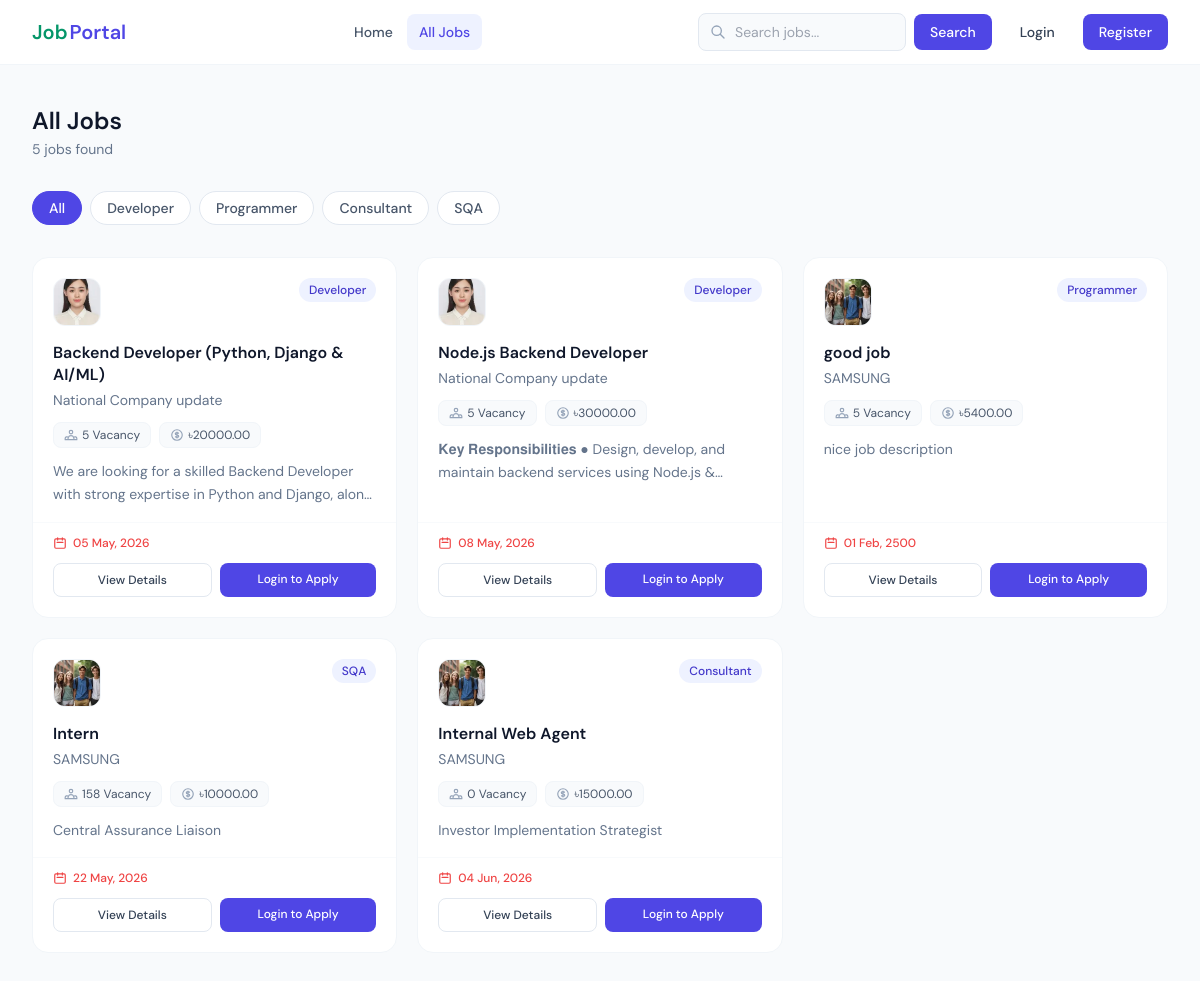
Page /job-list/ on the earlier database version.
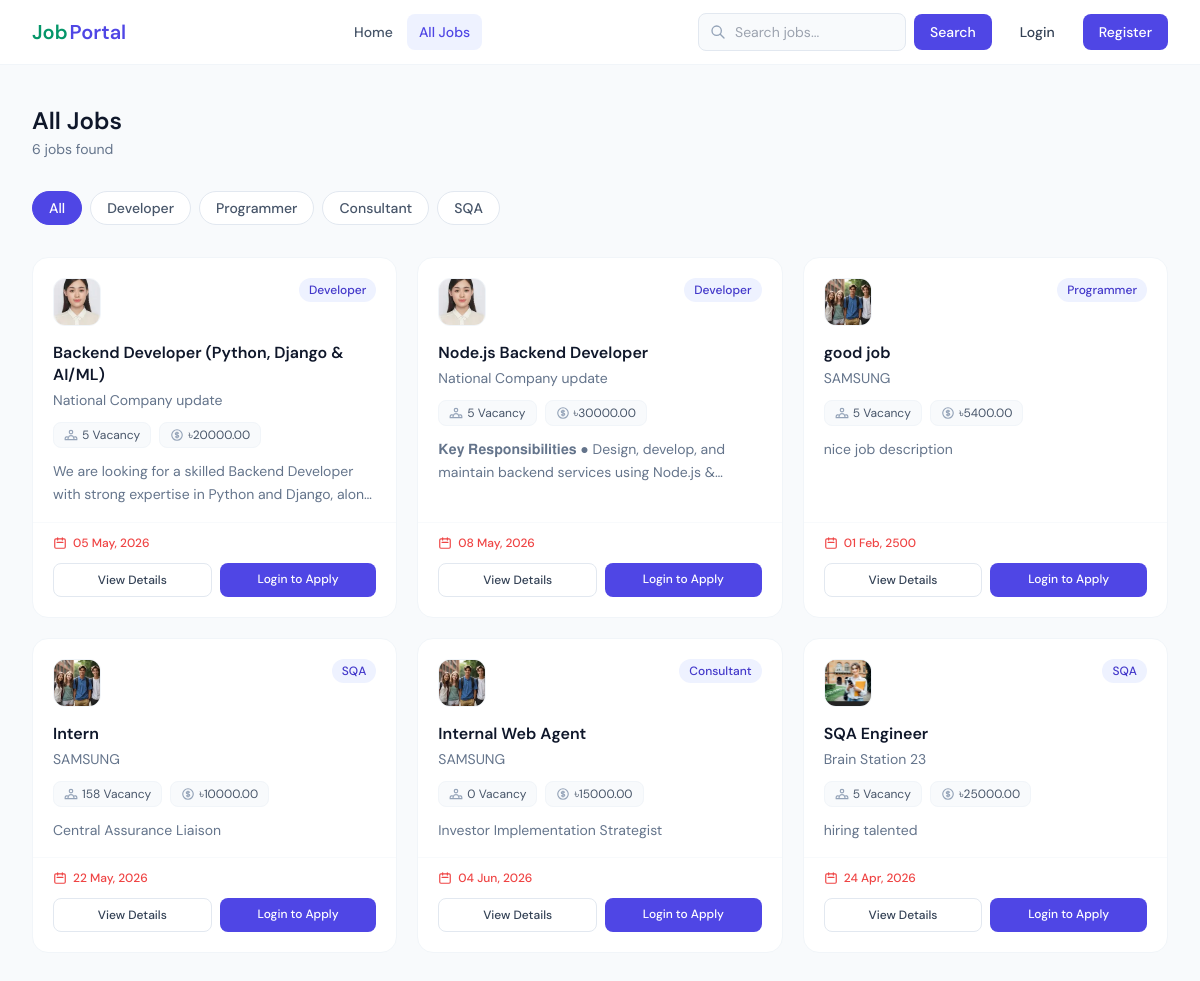
Same page on the later database version.
### Job_Portal_App/models.py (models this page shows, shortened)
class CategoryModel(models.Model):
    name = models.CharField(max_length=50, null=True)

class JobPostModel(models.Model):
    title = models.CharField(max_length=255, null=True)
    vacancy = models.PositiveIntegerField(null=True)
    category = models.ForeignKey(
        CategoryModel, on_delete=models.CASCADE, max_length=20, null=True,related_name='job_category'
    )
    job_description = models.TextField(null=True)
    skills_set = models.TextField(null=True)
    salary = models.DecimalField(max_digits=10, decimal_places=2, null=True)
    deadline = models.DateField(null=True)
    created_at = models.DateTimeField(auto_now_add=True, null=True)
    posted_by = models.ForeignKey(
        RecruiterProfileModel,
        on_delete=models.CASCADE,
        related_name="job_posts",
        null=True,
    )

class RecruiterProfileModel(models.Model):
    recruiter = models.OneToOneField(
        UserInfoModel,
        on_delete=models.CASCADE,
        related_name="recruiter_profile",
        null=True,
    )
    company_name = models.CharField(
        max_length=225,
        null=True,
    )
    email = models.EmailField(
        null=True,
    )
    address = models.TextField(
        null=True,
    )
    phone = models.CharField(
        max_length=20,
        null=True,
    )
    logo = models.ImageField(
        upload_to="recruiter_logos/",
        null=True,
    )

### Job_Portal_App/views.py (the view)
# urls.py: path("job-list/", job_list, name="job_list"),
def job_list(request):
    categroy_list = CategoryModel.objects.all()
    if request.user.is_authenticated:
        user = request.user
        if user.user_types == "Recruiter":
            try:
                form_data = JobPostModel.objects.filter(
                    posted_by=user.recruiter_profile
                )
            except RecruiterProfileModel.DoesNotExist:
                form_data = None
        else:
            form_data = JobPostModel.objects.all()
    else:
        form_data = JobPostModel.objects.all()
    cgory_name = request.GET.get("category_id")
    if cgory_name:
        form_data = JobPostModel.objects.filter(category=cgory_name)
    Query = request.GET.get("search")
    if Query:
        form_data = JobPostModel.objects.filter(
            Q(title__icontains=Query) | Q(job_description__icontains=Query)
        )
    context = {
        "categroy_list": categroy_list,
        "form_data": form_data,
        "title": "Job List",
    }
    return render(request, "job-list.html", context)

### Job_Portal_App/templates/job-list.html (shortened to what this page needs)
{% extends 'master/base.html' %}
{% block blockname %}
<div class="max-w-7xl mx-auto px-4 sm:px-6 lg:px-8 py-10">
  <div class="flex flex-col sm:flex-row sm:items-center justify-between gap-4 mb-8">
    <div>
      <h1 class="text-2xl font-semibold text-slate-900">
        {% if request.user.user_types == 'Recruiter' %}My Job Posts{% else %}All Jobs{% endif %}
      </h1>
      <p class="text-sm text-slate-500 mt-0.5">
        {% if form_data %}{{ form_data|length }} job{{ form_data|length|pluralize }} found{% else %}No jobs found{% endif %}
      </p>
    </div>
  </div>
  {% if categroy_list %}
    <div class="mb-8">
      <div class="flex flex-wrap gap-2">
        <a href="{% url 'job_list' %}" class="px-4 py-1.5 text-sm font-medium rounded-full border transition-colors {% if not request.GET.category_id %}bg-indigo-600 text-white border-indigo-600{% else %}border-slate-200 text-slate-600 hover:border-indigo-300 hover:text-indigo-600 bg-white{% endif %}">
          All
        </a>
        {% for cat in categroy_list %}
          <a href="{% url 'job_list' %}?category_id={{ cat.id }}" class="px-4 py-1.5 text-sm font-medium rounded-full border transition-colors {% if request.GET.category_id == cat.id|stringformat:'s' %}bg-indigo-600 text-white border-indigo-600{% else %}border-slate-200 text-slate-600 hover:border-indigo-300 hover:text-indigo-600 bg-white{% endif %}">
            {{ cat.name }}
          </a>
        {% endfor %}
      </div>
    </div>
  {% endif %}
  <div class="grid sm:grid-cols-2 lg:grid-cols-3 gap-5">
    {% for job in form_data %}
      <div class="bg-white rounded-2xl border border-slate-100 hover:border-indigo-200 hover:shadow-sm transition-all flex flex-col">
        <div class="p-5 pb-4">
          <div class="flex items-start justify-between gap-3 mb-4">
            <div class="w-12 h-12 rounded-xl border border-slate-100 overflow-hidden bg-slate-50 flex items-center justify-center shrink-0">
              {% if job.posted_by.logo %}
                <img src="{{ job.posted_by.logo.url }}" alt="{{ job.posted_by.company_name }}" class="w-full h-full object-cover" />
              {% else %}
                <span class="text-lg font-semibold text-slate-400">{{ job.posted_by.company_name|slice:":1"|upper }}</span>
              {% endif %}
            </div>
            <span class="shrink-0 text-xs font-medium px-2.5 py-1 rounded-full bg-indigo-50 text-indigo-700">{{ job.category.name }}</span>
          </div>
          <h3 class="font-semibold text-slate-900 mb-1 leading-snug">{{ job.title }}</h3>
          <p class="text-sm text-slate-500 mb-3">{{ job.posted_by.company_name }}</p>
          <div class="flex flex-wrap gap-2 mb-3">
            <span class="flex items-center gap-1 text-xs text-slate-600 bg-slate-50 px-2.5 py-1 rounded-lg border border-slate-100">
              {{ job.vacancy }} Vacancy
            </span>
            <span class="flex items-center gap-1 text-xs text-slate-600 bg-slate-50 px-2.5 py-1 rounded-lg border border-slate-100">
              ৳{{ job.salary }}
            </span>
          </div>
          <p class="text-sm text-slate-500 line-clamp-2 leading-relaxed">{{ job.job_description }}</p>
        </div>
        <div class="mt-auto px-5 pb-5 pt-3 border-t border-slate-50">
          <div class="flex items-center justify-between mb-3">
            <span class="flex items-center gap-1.5 text-xs text-red-500 font-medium">
              <svg class="w-3.5 h-3.5" fill="none" stroke="currentColor" viewBox="0 0 24 24"><path stroke-linecap="round" stroke-linejoin="round" stroke-width="2" d="M8 7V3m8 4V3m-9 8h10M5 21h14a2 2 0 002-2V7a2 2 0 00-2-2H5a2 2 0 00-2 2v12a2 2 0 002 2z"/></svg>
              {{ job.deadline|date:"d M, Y" }}
            </span>
          </div>
          <div class="flex flex-wrap gap-2">
            <a href="{% url 'job_details' job.id %}" class="flex-1 text-center py-2 px-3 border border-slate-200 hover:bg-slate-50 text-slate-700 text-xs font-medium rounded-lg transition-colors">View Details</a>
            {% if request.user.user_types == 'Recruiter' %}
              <a href="{% url 'candidate_list' job.id %}" class="py-2 px-3 bg-blue-50 hover:bg-blue-100 text-blue-700 text-xs font-medium rounded-lg transition-colors">Candidates</a>
              <a href="{% url 'job_edit' job.id %}" class="py-2 px-3 bg-amber-50 hover:bg-amber-100 text-amber-700 text-xs font-medium rounded-lg transition-colors">Edit</a>
              <a href="{% url 'job_delete' job.id %}" onclick="return confirm('Delete this job post?')" class="py-2 px-3 bg-red-50 hover:bg-red-100 text-red-700 text-xs font-medium rounded-lg transition-colors">Delete</a>
            {% elif request.user.user_types == 'Seeker' %}
              <a href="{% url 'job_apply' job.id %}" class="flex-1 text-center py-2 px-3 bg-indigo-600 hover:bg-indigo-700 text-white text-xs font-medium rounded-lg transition-colors">Apply Now</a>
            {% else %}
              <a href="{% url 'login_page' %}" class="flex-1 text-center py-2 px-3 bg-indigo-600 hover:bg-indigo-700 text-white text-xs font-medium rounded-lg transition-colors">Login to Apply</a>
            {% endif %}
          </div>
        </div>
      </div>
    {% endfor %}
  </div>
</div>
{% endblock %}

### Job_Portal_App/templates/master/base.html (shortened to what this page needs)
<!DOCTYPE html>
<html lang="en">
  <head>
    <script src="https://cdn.tailwindcss.com"></script>
  </head>
  <body class="bg-slate-50 min-h-screen text-slate-800">
    {% include 'master/nav.html' %}
    <main>
      {% block blockname %}
      {% endblock %}
    </main>
  </body>
</html>

### Job_Portal_App/templates/master/nav.html (shortened to what this page needs)
<nav class="bg-white border-b border-slate-100 sticky top-0 z-50">
  <div class="max-w-7xl mx-auto px-4 sm:px-6 lg:px-8">
    <div class="flex items-center justify-between h-16">
      <a href="{% url 'home_page' %}" class="flex items-center gap-0.5 shrink-0">
        <span class="text-xl font-semibold text-emerald-600">Job</span><span class="text-xl font-semibold text-indigo-600">Portal</span>
      </a>
      <div class="hidden md:flex items-center gap-0.5">
        <a href="{% url 'home_page' %}" class="px-3 py-2 rounded-lg text-sm font-medium transition-colors {% if request.path == '/' %}text-indigo-600 bg-indigo-50{% else %}text-slate-600 hover:text-slate-900 hover:bg-slate-50{% endif %}">Home</a>
        {% if request.user.user_types == 'Recruiter' %}
          <a href="{% url 'job_list' %}" class="px-3 py-2 rounded-lg text-sm font-medium transition-colors {% if request.path == '/job-list/' %}text-indigo-600 bg-indigo-50{% else %}text-slate-600 hover:text-slate-900 hover:bg-slate-50{% endif %}">My Job Posts</a>
          <a href="{% url 'job_post' %}" class="px-3 py-2 rounded-lg text-sm font-medium transition-colors {% if request.path == '/job-post/' %}text-indigo-600 bg-indigo-50{% else %}text-slate-600 hover:text-slate-900 hover:bg-slate-50{% endif %}">Post a Job</a>
        {% else %}
          <a href="{% url 'job_list' %}" class="px-3 py-2 rounded-lg text-sm font-medium transition-colors {% if request.path == '/job-list/' %}text-indigo-600 bg-indigo-50{% else %}text-slate-600 hover:text-slate-900 hover:bg-slate-50{% endif %}">All Jobs</a>
        {% endif %}
      </div>
      <div class="hidden md:flex items-center gap-3">
        {% if request.path == '/job-list/' %}
          <form method="GET" class="flex items-center gap-2">
            <div class="relative">
              <svg class="absolute left-3 top-1/2 -translate-y-1/2 w-4 h-4 text-slate-400" fill="none" stroke="currentColor" viewBox="0 0 24 24"><path stroke-linecap="round" stroke-linejoin="round" stroke-width="2" d="M21 21l-6-6m2-5a7 7 0 11-14 0 7 7 0 0114 0z"/></svg>
              <input type="search" name="search" value="{{ request.GET.search }}" placeholder="Search jobs..." class="pl-9 pr-4 py-2 text-sm border border-slate-200 rounded-lg bg-slate-50 focus:outline-none focus:ring-2 focus:ring-indigo-300 focus:border-transparent w-52" />
            </div>
            <button type="submit" class="px-4 py-2 bg-indigo-600 hover:bg-indigo-700 text-white text-sm font-medium rounded-lg transition-colors">Search</button>
          </form>
        {% endif %}
        {% if request.user.is_authenticated %}
          <div class="relative" id="profile-dd">
            <button onclick="toggleDD()" class="flex items-center gap-2 px-3 py-1.5 rounded-lg border border-slate-200 hover:bg-slate-50 transition-colors text-sm font-medium text-slate-700">
              <div class="w-7 h-7 rounded-full bg-indigo-100 flex items-center justify-center">
                <span class="text-indigo-600 text-xs font-semibold">{{ request.user.display_name|default:request.user.username|slice:":1"|upper }}</span>
              </div>
              <span class="max-w-[100px] truncate">{{ request.user.display_name|default:request.user.username }}</span>
              <svg class="w-3.5 h-3.5 text-slate-400" fill="none" stroke="currentColor" viewBox="0 0 24 24"><path stroke-linecap="round" stroke-linejoin="round" stroke-width="2" d="M19 9l-7 7-7-7"/></svg>
            </button>
            <div id="dd-menu" class="hidden absolute right-0 mt-2 w-48 bg-white rounded-xl border border-slate-100 shadow-lg z-50 overflow-hidden">
              <div class="px-4 py-3 border-b border-slate-50">
                <p class="text-xs text-slate-400 mb-0.5">Signed in as</p>
                <p class="text-sm font-medium text-slate-800 truncate">{{ request.user.display_name|default:request.user.username }}</p>
                <span class="inline-block mt-1 text-xs px-2 py-0.5 rounded-full {% if request.user.user_types == 'Recruiter' %}bg-emerald-100 text-emerald-700{% else %}bg-indigo-100 text-indigo-700{% endif %}">{{ request.user.user_types }}</span>
              </div>
              <a href="{% url 'profile_page' %}" class="flex items-center gap-2 px-4 py-2.5 text-sm text-slate-700 hover:bg-slate-50">
                <svg class="w-4 h-4 text-slate-400" fill="none" stroke="currentColor" viewBox="0 0 24 24"><path stroke-linecap="round" stroke-linejoin="round" stroke-width="2" d="M16 7a4 4 0 11-8 0 4 4 0 018 0zM12 14a7 7 0 00-7 7h14a7 7 0 00-7-7z"/></svg>
                My Profile
              </a>
              <a href="{% url 'profile_update' %}" class="flex items-center gap-2 px-4 py-2.5 text-sm text-slate-700 hover:bg-slate-50">
                <svg class="w-4 h-4 text-slate-400" fill="none" stroke="currentColor" viewBox="0 0 24 24"><path stroke-linecap="round" stroke-linejoin="round" stroke-width="2" d="M11 5H6a2 2 0 00-2 2v11a2 2 0 002 2h11a2 2 0 002-2v-5m-1.414-9.414a2 2 0 112.828 2.828L11.828 15H9v-2.828l8.586-8.586z"/></svg>
                Edit Profile
              </a>
              <div class="border-t border-slate-50">
                <a href="{% url 'logout_page' %}" class="flex items-center gap-2 px-4 py-2.5 text-sm text-red-600 hover:bg-red-50">
                  <svg class="w-4 h-4" fill="none" stroke="currentColor" viewBox="0 0 24 24"><path stroke-linecap="round" stroke-linejoin="round" stroke-width="2" d="M17 16l4-4m0 0l-4-4m4 4H7m6 4v1a3 3 0 01-3 3H6a3 3 0 01-3-3V7a3 3 0 013-3h4a3 3 0 013 3v1"/></svg>
                  Logout
                </a>
              </div>
            </div>
          </div>
        {% else %}
          <a href="{% url 'login_page' %}" class="px-4 py-2 text-sm font-medium text-slate-700 hover:text-slate-900 transition-colors">Login</a>
          <a href="{% url 'register_page' %}" class="px-4 py-2 bg-indigo-600 hover:bg-indigo-700 text-white text-sm font-medium rounded-lg transition-colors">Register</a>
        {% endif %}
      </div>
    </div>
  </div>
</nav>

### Job_Portal_App/templates/master/base.html (style rules this page uses)
body { font-family: 'DM Sans', sans-serif; }

Differences in the rows shown:
added JobPostModel: posted_by.logo (picture), category.name "SQA", title "SQA Engineer", posted_by.company_name "Brain Station 23", vacancy "5", salary "25000.00", job_description "hiring talented", deadline "24 Apr, 2026"
Other differences:
text no longer shown: "5"
text now shown: "6"
